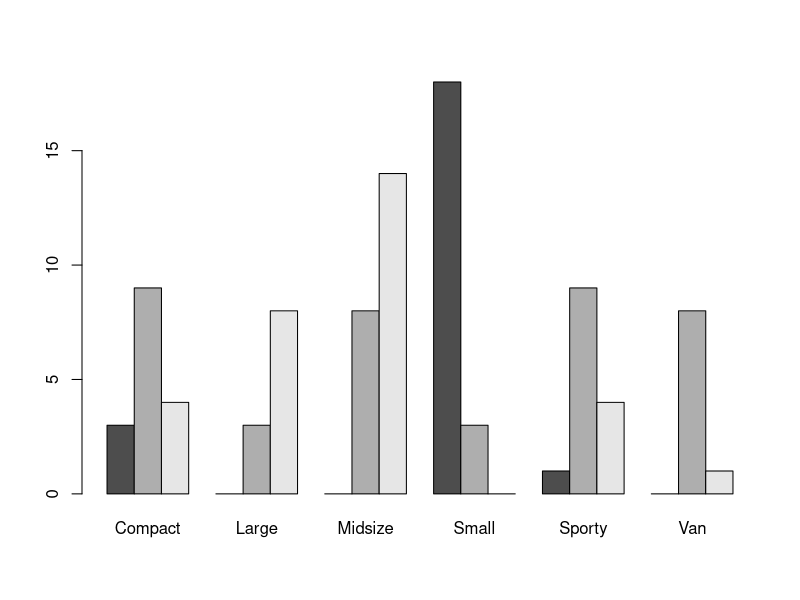
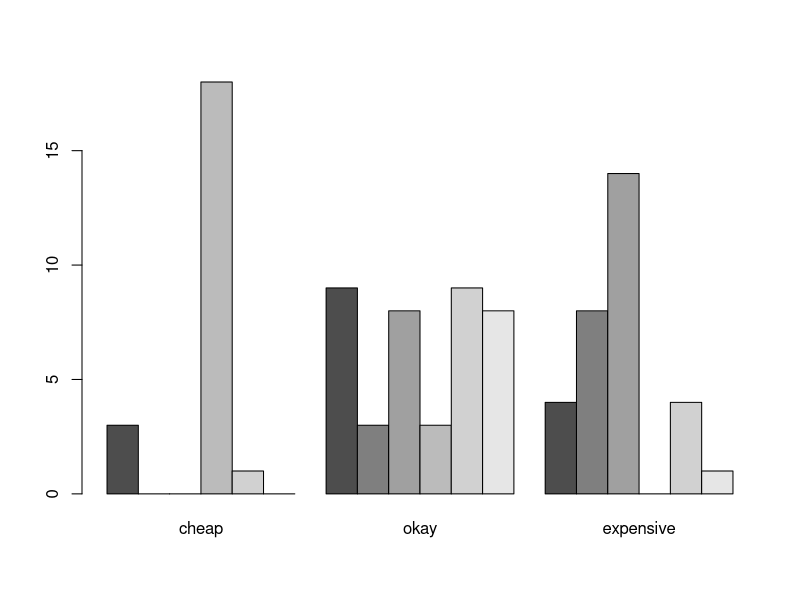
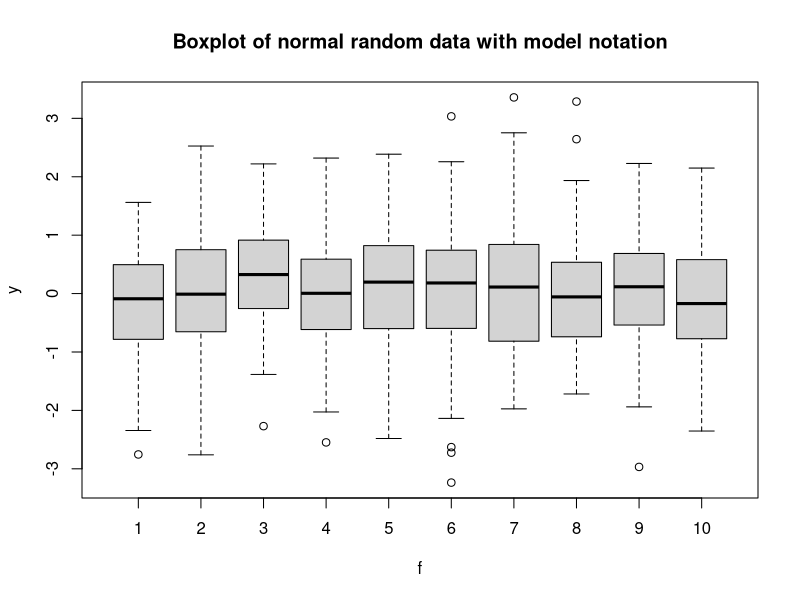
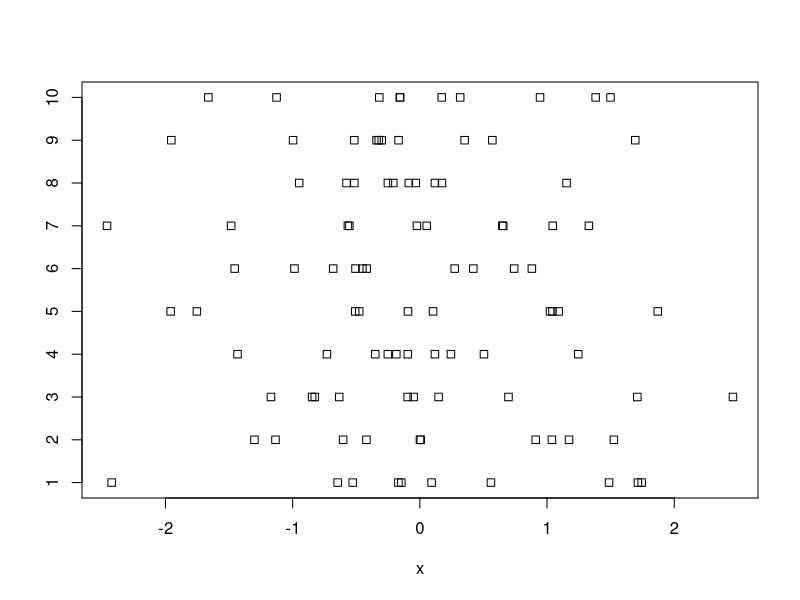
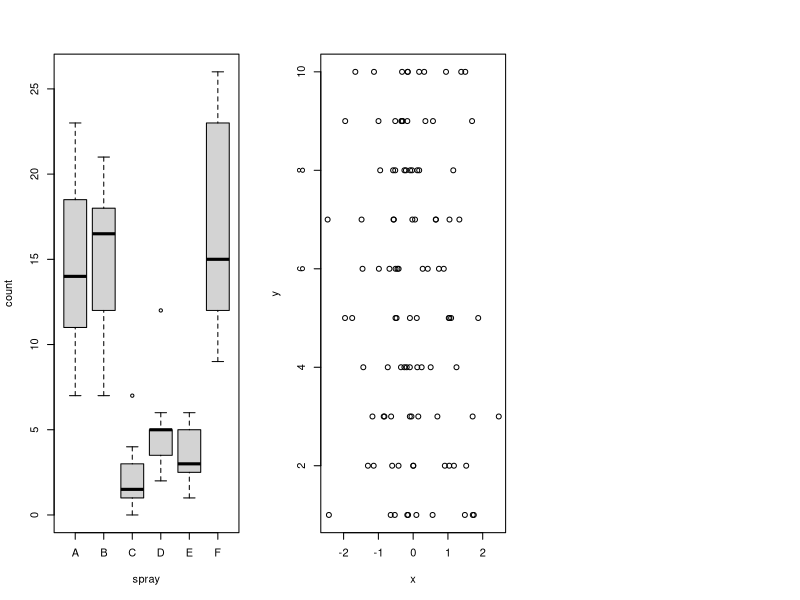

Reproduce these figures in R, in order. (Note: this script raises an error after producing the figures.)
#!/usr/bin/r

library(MASS);data(Cars93);attach(Cars93)
## make some categorical variables using cut
price = cut(Price,c(0,12,20,max(Price)))
levels(price)=c("cheap","okay","expensive")
mpg = cut(MPG.highway,c(0,20,30,max(MPG.highway)))
levels(mpg) = c("gas guzzler","okay","miser")
## now look at the relationships
table(Type)
# draw extract price cost values
table(price,Type,mpg)


barplot(table(price,Type),beside=T) # the price by different types
barplot(table(Type,price),beside=T) # type by different prices


y=rnorm(1000)
# 1000 random numbers
f=factor(rep(1:10,100))
# the number 1,2...10 100 times
boxplot(y ~ f,main="Boxplot of normal random data with model notation")


x = rnorm(100)
y = factor(rep(1:10,10))
stripchart(x ~ y)


par(mfrow=c(1,3))
# 3 graphs per page
data(InsectSprays)
# load in the data
boxplot(count ~ spray, data = InsectSprays, col = "lightgray")


plot(x,y)                              # simple scatter plot
points(x,z,pch="2")                    # plot these with a triangle



data("ToothGrowth")
attach(ToothGrowth)
plot(len ~ dose,pch=as.numeric(supp))
## click mouse to add legend.
tmp = levels(supp)
# store for a second
legend(locator(1),legend=tmp,pch=1:length(tmp))
detach(ToothGrowth)
